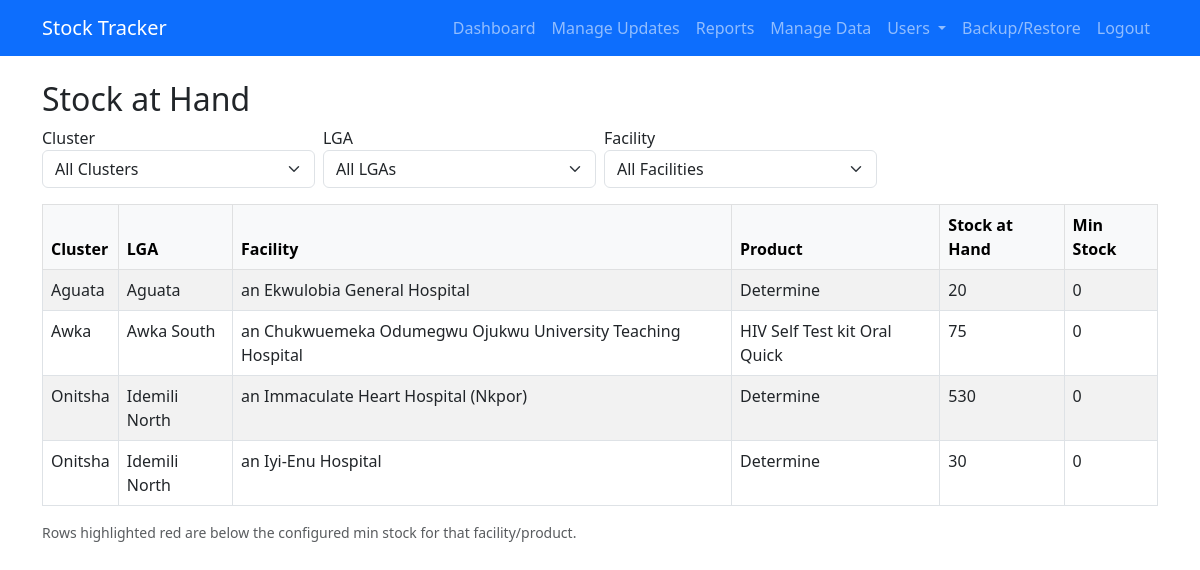
The app's page /facility_soh (signed in) with its own data.
### models.py (models this page shows, shortened)
class Facility(db.Model):
    id = db.Column(db.Integer, primary_key=True)
    name = db.Column(db.String(150), nullable=False)
    lga_id = db.Column(db.Integer, db.ForeignKey('lga.id'), nullable=False)
    facility_products = db.relationship('FacilityProduct', backref='facility', lazy=True)

class LGA(db.Model):
    id = db.Column(db.Integer, primary_key=True)
    name = db.Column(db.String(100), nullable=False)
    cluster_id = db.Column(db.Integer, db.ForeignKey('cluster.id'), nullable=False)
    facilities = db.relationship('Facility', backref='lga', lazy=True)

### app.py (the view, shortened to what this page needs)
@app.route('/facility_soh')
def facility_soh():
    cluster_id = request.args.get('cluster')
    lga_id = request.args.get('lga')
    facility_id = request.args.get('facility')
    base_sql = """
        SELECT c.name AS cluster,
               l.id   AS lga_id,
               l.name AS lga,
               f.id   AS facility_id,
               f.name AS facility,
               p.name AS product,
               COALESCE(fp.min_stock, 0) AS min_stock,
               SUM(
                   CASE
                       WHEN st.transaction_type IN ('Received','Opening','Transfer-In') THEN st.quantity
                       WHEN st.transaction_type IN ('Issued','Lost','Damaged','Expired','Transfer') THEN -st.quantity
                       WHEN st.transaction_type='Adjusted' THEN st.quantity
                       ELSE 0
                   END
               ) AS stock_at_hand
        FROM stock_transaction st
        JOIN facility f ON st.facility_id = f.id
        JOIN lga l ON f.lga_id = l.id
        JOIN cluster c ON l.cluster_id = c.id
        JOIN product p ON st.product_id = p.id
        LEFT JOIN facility_product fp ON fp.facility_id = f.id AND fp.product_id = p.id
        WHERE 1=1
    """
    filters = []
    params = {}
    if cluster_id:
        filters.append("AND l.cluster_id = :cluster_id")
        params["cluster_id"] = cluster_id
    if lga_id:
        filters.append("AND f.lga_id = :lga_id")
        params["lga_id"] = lga_id
    if facility_id:
        filters.append("AND f.id = :facility_id")
        params["facility_id"] = facility_id
    sql = text(base_sql + " ".join(filters) + """
        GROUP BY c.name, l.id, l.name, f.id, f.name, p.name, fp.min_stock
        HAVING stock_at_hand IS NOT NULL AND stock_at_hand != 0
        ORDER BY c.name, l.name, f.name, p.name
    """)
    result = db.session.execute(sql, params).mappings().all()
    results = [{
        'cluster': r.get('cluster','N/A'),
        'lga': r.get('lga','N/A'),
        'facility': r.get('facility','N/A'),
        'product': r.get('product','N/A'),
        'min_stock': int(r.get('min_stock') or 0),
        'stock_at_hand': int(r.get('stock_at_hand') or 0)
    } for r in result]
    if current_user.role == 'super':
        clusters = Cluster.query.order_by(Cluster.name).all()
        lgas = LGA.query.filter_by(cluster_id=cluster_id).order_by(LGA.name).all() if cluster_id else []
        facilities = Facility.query.filter_by(lga_id=lga_id).order_by(Facility.name).all() if lga_id else []
    elif current_user.role == 'cluster':
        clusters = Cluster.query.filter_by(id=current_user.cluster_id).all()
        lgas = LGA.query.filter_by(cluster_id=current_user.cluster_id).order_by(LGA.name).all()
        facilities = Facility.query.filter_by(lga_id=lga_id).order_by(Facility.name).all() if lga_id else []
    elif current_user.role == 'lga':
        clusters = Cluster.query.filter_by(id=cluster_id).all()
        lgas = LGA.query.filter_by(id=current_user.lga_id).all()
        facilities = Facility.query.filter_by(lga_id=lga_id).order_by(Facility.name).all() if lga_id else []
    elif current_user.role == 'facility':
        clusters = Cluster.query.filter_by(id=cluster_id).all()
        lgas = LGA.query.filter_by(id=lga_id).all()
        facilities = Facility.query.filter_by(id=current_user.facility_id).all()
    return render_template(
        'facility_soh.html',
        results=results,
        clusters=clusters,
        lgas=lgas,
        facilities=facilities,
        selected_cluster=cluster_id,
        selected_lga=lga_id,
        selected_facility=facility_id
    )

### app.py (called while the page is built)
@login_manager.user_loader
def load_user(user_id):
    return User.query.get(int(user_id))

### templates/facility_soh.html (shortened to what this page needs)
{% extends 'base.html' %}
{% block content %}
<h2>Stock at Hand</h2>
<form method="get" class="row g-2 mb-3">
  <div class="col-md-3">
    <label>Cluster</label>
    <select name="cluster" class="form-select" onchange="this.form.submit()">
      <option value="">All Clusters</option>
    </select>
  </div>
  <div class="col-md-3">
    <label>LGA</label>
    <select name="lga" class="form-select" onchange="this.form.submit()">
      <option value="">All LGAs</option>
    </select>
  </div>
  <div class="col-md-3">
    <label>Facility</label>
    <select name="facility" class="form-select" onchange="this.form.submit()">
      <option value="">All Facilities</option>
    </select>
  </div>
</form>
<div class="table-responsive">
<table class="table table-bordered table-striped">
  <thead class="table-light">
    <tr>
      <th>Cluster</th>
      <th>LGA</th>
      <th>Facility</th>
      <th>Product</th>
      <th>Stock at Hand</th>
      <th>Min Stock</th>
    </tr>
  </thead>
  <tbody>
    {% for row in results %}
    <tr class="{% if row.stock_at_hand < row.min_stock %}table-danger{% endif %}">
      <td>{{ row.cluster }}</td>
      <td>{{ row.lga }}</td>
      <td>{{ row.facility }}</td>
      <td>{{ row.product }}</td>
      <td>{{ "{:,}".format(row.stock_at_hand) }}</td>
      <td>{{ "{:,}".format(row.min_stock) }}</td>
    </tr>
    {% endfor %}
  </tbody>
</table>
</div>
<p class="text-muted small">
  Rows highlighted red are below the configured min stock for that facility/product.
</p>
{% endblock %}

### records on screen
Facility: cluster "Aguata", lga "Aguata", facility "an Ekwulobia General Hospital", product "Determine", stock_at_hand "20", min_stock "0"
Facility: cluster "Awka", lga "Awka South", facility "an Chukwuemeka Odumegwu Ojukwu University Teaching Hospital", product "HIV Self Test kit Oral Quick", stock_at_hand "75", min_stock "0"
Facility: cluster "Onitsha", lga "Idemili North", facility "an Immaculate Heart Hospital (Nkpor)", product "Determine", stock_at_hand "530", min_stock "0"
Facility: cluster "Onitsha", lga "Idemili North", facility "an Iyi-Enu Hospital", product "Determine", stock_at_hand "30", min_stock "0"
